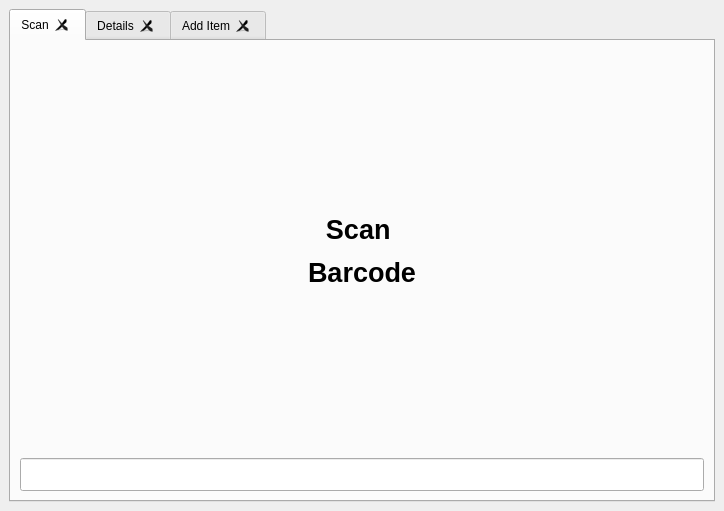
<?xml version="1.0" encoding="UTF-8"?>
<ui version="4.0">
 <class>MainWindow</class>
 <widget class="QMainWindow" name="MainWindow">
  <property name="geometry">
   <rect>
    <x>0</x>
    <y>0</y>
    <width>724</width>
    <height>511</height>
   </rect>
  </property>
  <property name="windowTitle">
   <string>MainWindow</string>
  </property>
  <widget class="QWidget" name="centralwidget">
   <layout class="QHBoxLayout" name="horizontalLayout">
    <item>
     <widget class="QTabWidget" name="tabWidget">
      <property name="tabShape">
       <enum>QTabWidget::TabShape::Rounded</enum>
      </property>
      <property name="currentIndex">
       <number>0</number>
      </property>
      <property name="tabsClosable">
       <bool>true</bool>
      </property>
      <property name="movable">
       <bool>true</bool>
      </property>
      <property name="tabBarAutoHide">
       <bool>false</bool>
      </property>
      <widget class="QWidget" name="Scanner">
       <attribute name="title">
        <string>Scan</string>
       </attribute>
       <layout class="QHBoxLayout" name="horizontalLayout_3">
        <item>
         <layout class="QVBoxLayout" name="verticalLayout_2">
          <item>
           <widget class="QLabel" name="label">
            <property name="minimumSize">
             <size>
              <width>0</width>
              <height>0</height>
             </size>
            </property>
            <property name="sizeIncrement">
             <size>
              <width>0</width>
              <height>0</height>
             </size>
            </property>
            <property name="baseSize">
             <size>
              <width>0</width>
              <height>0</height>
             </size>
            </property>
            <property name="lineWidth">
             <number>1</number>
            </property>
            <property name="text">
             <string>&lt;html&gt;&lt;head/&gt;&lt;body&gt;&lt;p align=&quot;center&quot;&gt;&lt;span style=&quot; font-size:20pt; font-weight:700;&quot;&gt;Scan &lt;/span&gt;&lt;/p&gt;&lt;p align=&quot;center&quot;&gt;&lt;span style=&quot; font-size:20pt; font-weight:700;&quot;&gt;Barcode&lt;/span&gt;&lt;/p&gt;&lt;/body&gt;&lt;/html&gt;</string>
            </property>
           </widget>
          </item>
          <item>
           <widget class="QLineEdit" name="barcodeInput">
            <property name="font">
             <font>
              <pointsize>16</pointsize>
             </font>
            </property>
           </widget>
          </item>
         </layout>
        </item>
       </layout>
      </widget>
      <widget class="QWidget" name="Details">
       <attribute name="title">
        <string>Details</string>
       </attribute>
       <layout class="QHBoxLayout" name="horizontalLayout_2">
        <item>
         <layout class="QVBoxLayout" name="verticalLayout">
          <property name="spacing">
           <number>50</number>
          </property>
          <item>
           <widget class="QLabel" name="item_name">
            <property name="text">
             <string>&lt;html&gt;&lt;head/&gt;&lt;body&gt;&lt;p align=&quot;center&quot;&gt;&lt;span style=&quot; font-size:16pt;&quot;&gt;[Item Name]&lt;/span&gt;&lt;/p&gt;&lt;/body&gt;&lt;/html&gt;</string>
            </property>
           </widget>
          </item>
          <item>
           <widget class="QLabel" name="item_price">
            <property name="text">
             <string>&lt;html&gt;&lt;head/&gt;&lt;body&gt;&lt;p align=&quot;center&quot;&gt;&lt;span style=&quot; font-size:100pt; font-weight:700;&quot;&gt;[Price]&lt;/span&gt;&lt;span style=&quot; font-size:11pt; font-weight:700;&quot;&gt;each&lt;/span&gt;&lt;/p&gt;&lt;/body&gt;&lt;/html&gt;</string>
            </property>
           </widget>
          </item>
          <item>
           <widget class="QLabel" name="item_barcode">
            <property name="text">
             <string>&lt;html&gt;&lt;head/&gt;&lt;body&gt;&lt;p align=&quot;center&quot;&gt;[Barcode]&lt;/p&gt;&lt;/body&gt;&lt;/html&gt;</string>
            </property>
           </widget>
          </item>
         </layout>
        </item>
       </layout>
      </widget>
      <widget class="QWidget" name="Add_Item">
       <attribute name="title">
        <string>Add Item</string>
       </attribute>
       <layout class="QVBoxLayout" name="verticalLayout_6">
        <item>
         <widget class="QLabel" name="label_5">
          <property name="text">
           <string>&lt;html&gt;&lt;head/&gt;&lt;body&gt;&lt;p align=&quot;center&quot;&gt;&lt;span style=&quot; font-size:36pt; font-weight:700; text-decoration: underline;&quot;&gt;Add Item&lt;/span&gt;&lt;/p&gt;&lt;/body&gt;&lt;/html&gt;</string>
          </property>
         </widget>
        </item>
        <item>
         <layout class="QVBoxLayout" name="verticalLayout_5">
          <item>
           <widget class="QLabel" name="label_2">
            <property name="text">
             <string>&lt;html&gt;&lt;head/&gt;&lt;body&gt;&lt;p&gt;&lt;span style=&quot; font-size:20pt; text-decoration: underline;&quot;&gt;Barcode&lt;/span&gt;&lt;/p&gt;&lt;/body&gt;&lt;/html&gt;</string>
            </property>
           </widget>
          </item>
          <item>
           <widget class="QLineEdit" name="add_barcode_input">
            <property name="sizePolicy">
             <sizepolicy hsizetype="Expanding" vsizetype="MinimumExpanding">
              <horstretch>0</horstretch>
              <verstretch>0</verstretch>
             </sizepolicy>
            </property>
           </widget>
          </item>
         </layout>
        </item>
        <item>
         <layout class="QVBoxLayout" name="verticalLayout_4">
          <item>
           <widget class="QLabel" name="label_4">
            <property name="text">
             <string>&lt;html&gt;&lt;head/&gt;&lt;body&gt;&lt;p&gt;&lt;span style=&quot; font-size:20pt; text-decoration: underline;&quot;&gt;Price&lt;/span&gt;&lt;/p&gt;&lt;/body&gt;&lt;/html&gt;</string>
            </property>
           </widget>
          </item>
          <item>
           <widget class="QLineEdit" name="add_price_input">
            <property name="sizePolicy">
             <sizepolicy hsizetype="Expanding" vsizetype="MinimumExpanding">
              <horstretch>0</horstretch>
              <verstretch>0</verstretch>
             </sizepolicy>
            </property>
           </widget>
          </item>
         </layout>
        </item>
        <item>
         <layout class="QVBoxLayout" name="verticalLayout_3">
          <property name="bottomMargin">
           <number>10</number>
          </property>
          <item>
           <widget class="QLabel" name="label_3">
            <property name="text">
             <string>&lt;html&gt;&lt;head/&gt;&lt;body&gt;&lt;p&gt;&lt;span style=&quot; font-size:20pt; text-decoration: underline;&quot;&gt;Item Name&lt;/span&gt;&lt;/p&gt;&lt;/body&gt;&lt;/html&gt;</string>
            </property>
           </widget>
          </item>
          <item>
           <widget class="QLineEdit" name="add_item_name_input">
            <property name="sizePolicy">
             <sizepolicy hsizetype="Expanding" vsizetype="MinimumExpanding">
              <horstretch>0</horstretch>
              <verstretch>0</verstretch>
             </sizepolicy>
            </property>
           </widget>
          </item>
         </layout>
        </item>
        <item>
         <widget class="QPushButton" name="add_item_btn">
          <property name="sizePolicy">
           <sizepolicy hsizetype="Minimum" vsizetype="MinimumExpanding">
            <horstretch>0</horstretch>
            <verstretch>0</verstretch>
           </sizepolicy>
          </property>
          <property name="font">
           <font>
            <bold>true</bold>
            <underline>false</underline>
           </font>
          </property>
          <property name="text">
           <string>Add Item</string>
          </property>
          <property name="iconSize">
           <size>
            <width>20</width>
            <height>50</height>
           </size>
          </property>
         </widget>
        </item>
       </layout>
      </widget>
     </widget>
    </item>
   </layout>
  </widget>
 </widget>
 <resources/>
 <connections/>
</ui>
